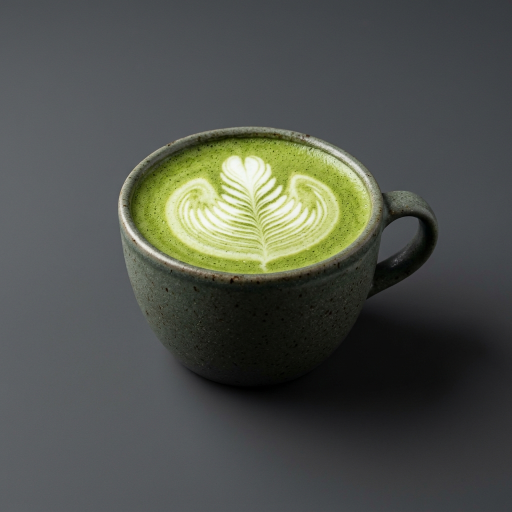
#> input picture src/assets/matcha_latte.png, 1024 x 1024 px (shown at 1/2 size)
$ python -i processor.py   (imports and definitions only)
#> lines starting #> are read from the running program, lines starting #| are printed output that depends on the picture
#> further down, picture is the input picture: PIL image 1024x1024 RGB; mean R, G, B 78.7, 82.2, 75.9
"""
SmartDine AI - AR Image Processor
Processes food images for augmented-reality previews using Pillow.
Implements: background removal, perspective transforms, overlay generation.
"""

import base64
import io
import math
from typing import Any

from PIL import Image, ImageDraw, ImageFilter, ImageEnhance, ImageOps


# [65 lines left out: function process_ar_image, not called in this run]


def _auto_enhance(img: Image.Image) -> Image.Image:
    """Enhance brightness, contrast, and sharpness for vibrant food photos."""
    # Work on RGB for enhancement, preserve alpha
    rgb = img.convert("RGB")
    alpha = img.getchannel("A") if img.mode == "RGBA" else None

    # Brightness boost (slight)
    enhancer = ImageEnhance.Brightness(rgb)
    rgb = enhancer.enhance(1.1)
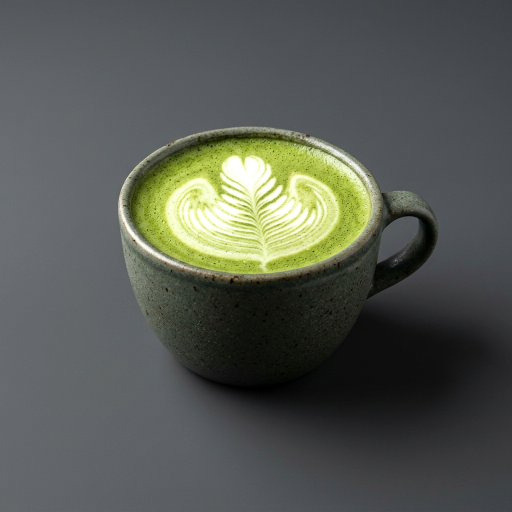
#> rgb: PIL image 1024x1024 RGB (shown at 1/2 size); mean R, G, B 86.1, 89.9, 83

    # Contrast boost
    enhancer = ImageEnhance.Contrast(rgb)
    rgb = enhancer.enhance(1.15)

    # Sharpness boost
    enhancer = ImageEnhance.Sharpness(rgb)
    rgb = enhancer.enhance(1.3)

    # Color saturation boost (makes food look more appetizing)
    enhancer = ImageEnhance.Color(rgb)
    rgb = enhancer.enhance(1.2)
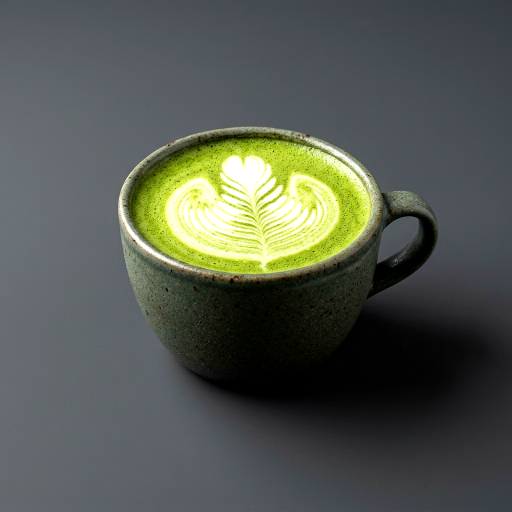
#> rgb: PIL image 1024x1024 RGB (shown at 1/2 size); mean R, G, B 84, 89, 80.1

    result = rgb.convert("RGBA")
    if alpha:
        result.putalpha(alpha)
    return result


# [230 lines left out: functions _remove_background, _apply_perspective_transform, _find_perspective_coeffs, _add_shadow_overlay, _add_surface_glow, not called in this run]

>>> from PIL import Image
>>> picture = Image.open('../../src/assets/matcha_latte.png')
>>> result = _auto_enhance(picture)

$ run again, on src/assets/pepperoni_pizza.png
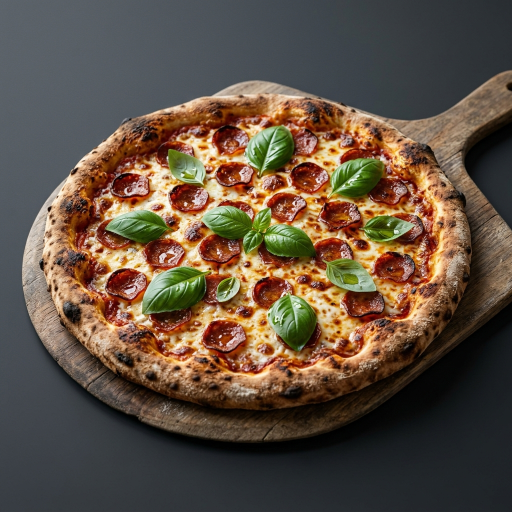
#> input picture src/assets/pepperoni_pizza.png, 1024 x 1024 px (shown at 1/2 size)
#> picture is the input picture: PIL image 1024x1024 RGB; mean R, G, B 96.8, 80.6, 65.6
#> in _auto_enhance, `rgb = enhancer.enhance(1.1)`:
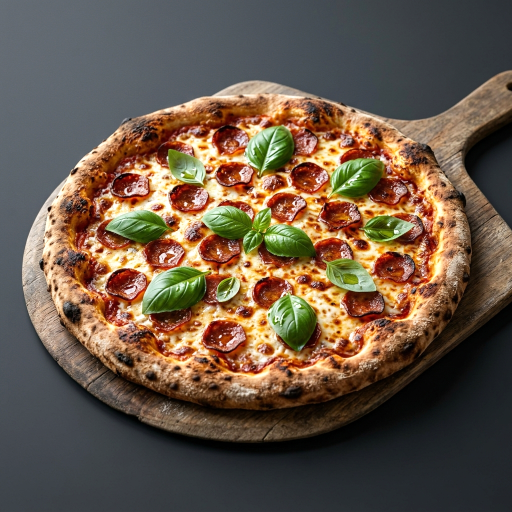
#> rgb: PIL image 1024x1024 RGB (shown at 1/2 size); mean R, G, B 105.6, 88.2, 71.7
#> in _auto_enhance, `rgb = enhancer.enhance(1.2)`:
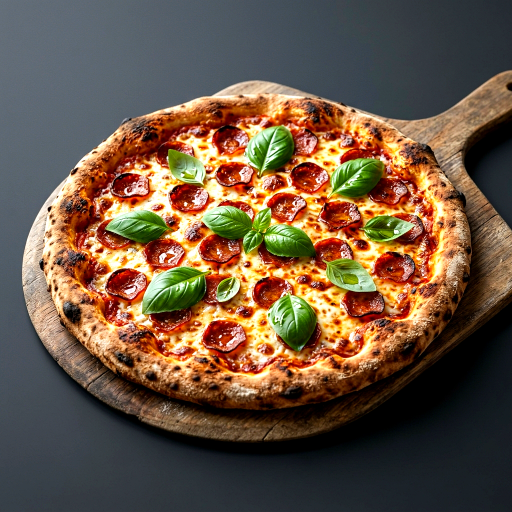
#> rgb: PIL image 1024x1024 RGB (shown at 1/2 size); mean R, G, B 107.8, 86, 66.4

$ run again, on src/assets/smash_burger.png
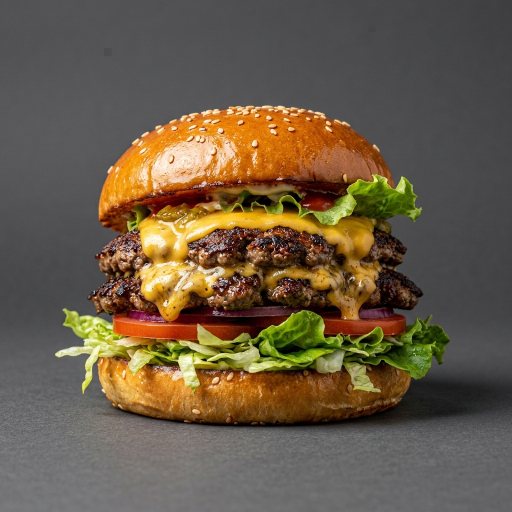
#> input picture src/assets/smash_burger.png, 1024 x 1024 px (shown at 1/2 size)
#> picture is the input picture: PIL image 1024x1024 RGB; mean R, G, B 105.4, 90.9, 70.8
#> in _auto_enhance, `rgb = enhancer.enhance(1.1)`:
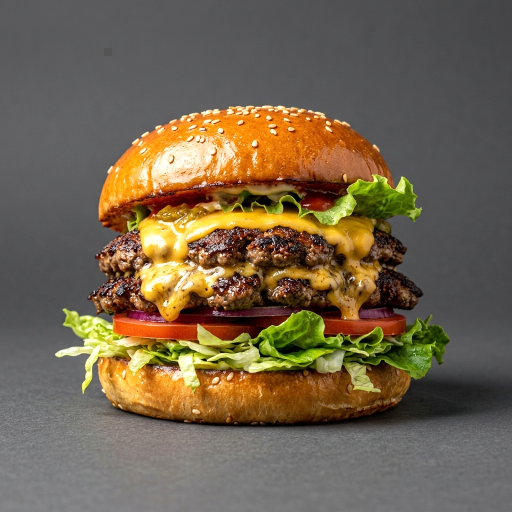
#> rgb: PIL image 1024x1024 RGB (shown at 1/2 size); mean R, G, B 114.9, 99.5, 77.5
#> in _auto_enhance, `rgb = enhancer.enhance(1.2)`:
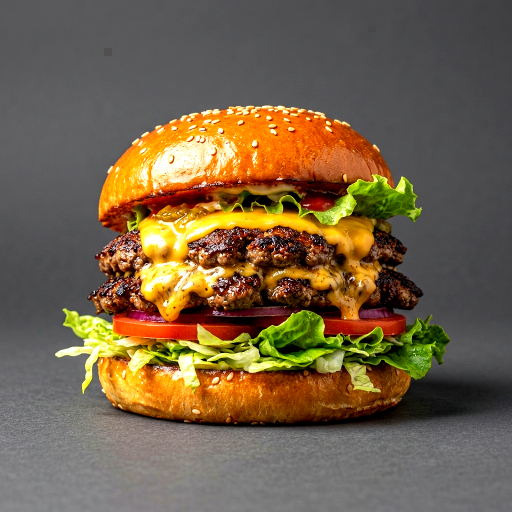
#> rgb: PIL image 1024x1024 RGB (shown at 1/2 size); mean R, G, B 116.6, 97.8, 71.8
